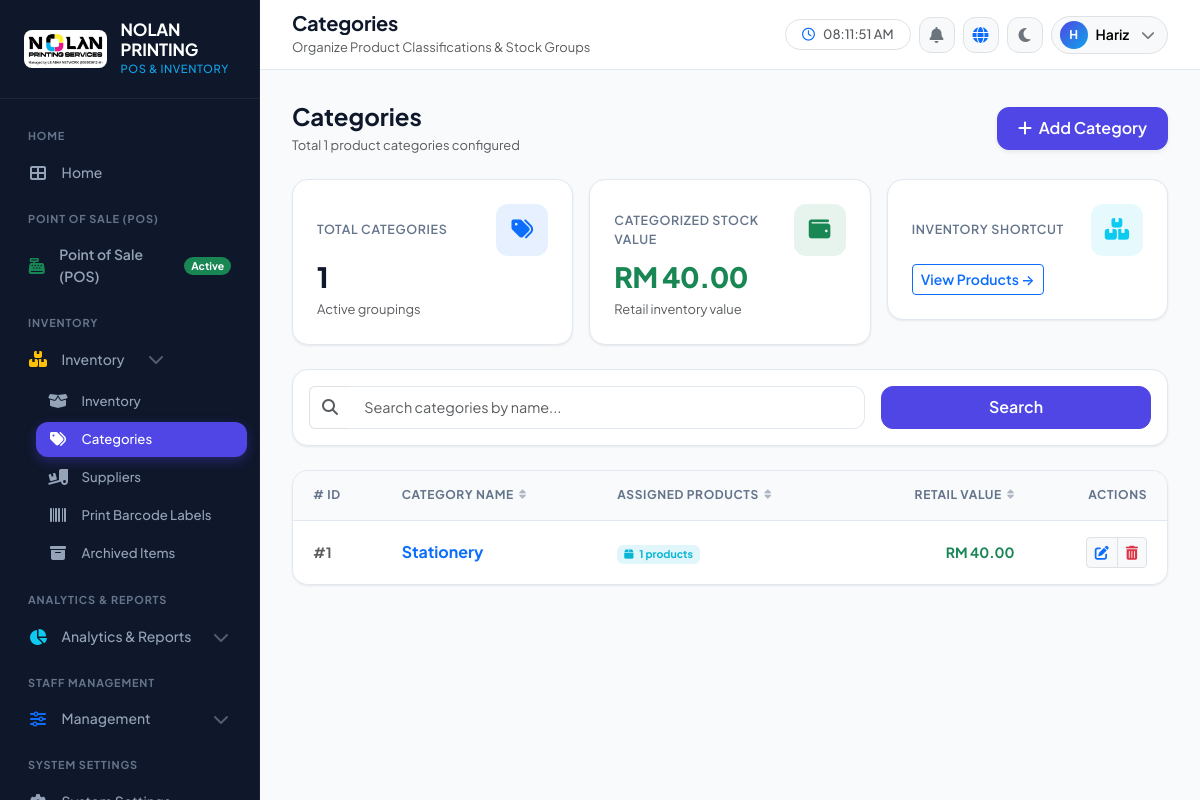
The page /legacy_php/categories.php (signed in) on the database its author committed.
### tables this page shows
CREATE TABLE `categories` (
  `id` int(11) NOT NULL,
  `name` varchar(100) NOT NULL,
  `created_at` timestamp NOT NULL DEFAULT current_timestamp()
);

### legacy_php/db.php (called while the page is built, shortened)
<?php
function __($key) {
    global $translations;
    $lang = $_SESSION['lang'] ?? 'en';
    return $translations[$lang][$key] ?? $key;
}

### legacy_php/categories.php (the view, shortened to what this page needs)
<?php
require 'db.php';
$role = $_SESSION['role'];
$search = trim($_GET['search'] ?? '');
$limit = 10;
$page = max(1, (int)($_GET['page'] ?? 1));
$offset = ($page - 1) * $limit;
$sort = $_GET['sort'] ?? 'c.name';
$order = strtoupper($_GET['order'] ?? 'ASC') === 'DESC' ? 'DESC' : 'ASC';
$conditions = [];
$params = [];
$whereClause = !empty($conditions) ? "WHERE " . implode(" AND ", $conditions) : "";
$countStmt = $pdo->prepare("SELECT COUNT(*) FROM categories c $whereClause");
$countStmt->execute($params);
$totalCategories = (int)$countStmt->fetchColumn();
$query = "SELECT c.*,
    COUNT(p.id) as product_count,
    COALESCE(SUM(p.stock * p.price), 0) as total_value,
    COALESCE(SUM(p.stock * p.cost_price), 0) as total_cost
    FROM categories c
    LEFT JOIN products p ON c.id = p.category_id AND p.status = 'active'
    $whereClause
    GROUP BY c.id
    ORDER BY $sort $order
    LIMIT $limit OFFSET $offset";
$stmt = $pdo->prepare($query);
$stmt->execute($params);
$categories = $stmt->fetchAll();
$totalAllValuation = (float)$pdo->query("SELECT SUM(stock * price) FROM products WHERE status = 'active' AND category_id IS NOT NULL")->fetchColumn();
?>
<!DOCTYPE html>
<html lang="<?= $_SESSION['lang'] ?? 'en' ?>">
<head>
    <link href="https://cdn.jsdelivr.net/npm/bootstrap@5.3.2/dist/css/bootstrap.min.css" rel="stylesheet">
    <link rel="stylesheet" href="https://cdnjs.cloudflare.com/ajax/libs/font-awesome/6.5.1/css/all.min.css">
    <link rel="stylesheet" href="assets/css/app.css">
</head>
<body>
    <div class="app-wrapper">
        <?php include 'sidebar.php'; ?>
        <div class="main-content-wrapper">
            <?php include 'header.php'; ?>
            <main class="content-body">
                <div class="d-flex flex-wrap justify-content-between align-items-center gap-3 mb-4">
                    <div>
                        <h4 class="fw-bold mb-1"><?= __('manage_categories') ?></h4>
                        <p class="text-muted small mb-0">Total <?= $totalCategories ?> product categories configured</p>
                    </div>
                    <div class="d-flex gap-2">
                        <button type="button" class="btn btn-primary shadow-sm" data-bs-toggle="modal" data-bs-target="#addCategoryModal">
                            <i class="fas fa-plus me-1"></i> Add Category
                        </button>
                    </div>
                </div>
                <div class="row g-3 mb-4">
                    <div class="col-md-4">
                        <div class="card-modern card-stat">
                            <div class="d-flex justify-content-between align-items-center mb-1">
                                <span class="stat-label">Total Categories</span>
                                <div class="stat-icon bg-primary bg-opacity-10 text-primary"><i class="fas fa-tags"></i></div>
                            </div>
                            <div class="stat-value"><?= $totalCategories ?></div>
                            <small class="text-muted">Active groupings</small>
                        </div>
                    </div>
                    <div class="col-md-4">
                        <div class="card-modern card-stat">
                            <div class="d-flex justify-content-between align-items-center mb-1">
                                <span class="stat-label">Categorized Stock Value</span>
                                <div class="stat-icon bg-success bg-opacity-10 text-success"><i class="fas fa-wallet"></i></div>
                            </div>
                            <div class="stat-value text-success">RM <?= number_format($totalAllValuation, 2) ?></div>
                            <small class="text-muted">Retail inventory value</small>
                        </div>
                    </div>
                    <div class="col-md-4">
                        <div class="card-modern card-stat">
                            <div class="d-flex justify-content-between align-items-center mb-1">
                                <span class="stat-label">Inventory Shortcut</span>
                                <div class="stat-icon bg-info bg-opacity-10 text-info"><i class="fas fa-boxes-stacked"></i></div>
                            </div>
                            <div class="mt-2">
                                <a href="inventory.php" class="btn btn-sm btn-outline-primary fw-semibold">View Products &rarr;</a>
                            </div>
                        </div>
                    </div>
                </div>
                <div class="card-modern p-3 mb-4">
                    <form method="GET" class="row g-3 align-items-center">
                        <div class="col-md-8">
                            <div class="input-group">
                                <span class="input-group-text bg-body border-end-0 text-muted"><i class="fas fa-search"></i></span>
                                <input type="text" name="search" class="form-control border-start-0" placeholder="Search categories by name..." value="<?= htmlspecialchars($search) ?>">
                            </div>
                        </div>
                        <div class="col-md-4 d-flex gap-2">
                            <button type="submit" class="btn btn-primary flex-grow-1">Search</button>
                        </div>
                    </form>
                </div>
                <div class="table-modern-wrapper">
                    <div class="table-responsive">
                        <table class="table table-modern">
                            <thead>
                                <tr>
                                    <th># ID</th>
                                    <th>
                                        <a href="?search=<?= urlencode($search) ?>&sort=c.name&order=<?= ($sort === 'c.name' && $order === 'ASC') ? 'DESC' : 'ASC' ?>">
                                            Category Name <i class="fas fa-sort small opacity-50"></i>
                                        </a>
                                    </th>
                                    <th>
                                        <a href="?search=<?= urlencode($search) ?>&sort=product_count&order=<?= ($sort === 'product_count' && $order === 'ASC') ? 'DESC' : 'ASC' ?>">
                                            Assigned Products <i class="fas fa-sort small opacity-50"></i>
                                        </a>
                                    </th>
                                    <th class="text-end">
                                        <a href="?search=<?= urlencode($search) ?>&sort=total_value&order=<?= ($sort === 'total_value' && $order === 'ASC') ? 'DESC' : 'ASC' ?>">
                                            Retail Value <i class="fas fa-sort small opacity-50"></i>
                                        </a>
                                    </th>
                                    <th class="text-end">Actions</th>
                                </tr>
                            </thead>
                            <tbody>
                                <?php if (empty($categories)): ?>
                                    <tr>
                                        <td colspan="5" class="text-center py-5 text-muted">
                                            <i class="fas fa-tags fa-3x opacity-25 mb-2 d-block"></i>
                                            No categories found. Click "Add Category" to create one.
                                        </td>
                                    </tr>
                                <?php else: ?>
                                    <?php foreach ($categories as $c): ?>
                                        <tr>
                                            <td class="fw-bold text-muted">#<?= $c['id'] ?></td>
                                            <td>
                                                <div class="fw-bold fs-6 text-primary">
                                                    <?= htmlspecialchars($c['name']) ?>
                                                </div>
                                            </td>
                                            <td>
                                                <a href="inventory.php?category=<?= $c['id'] ?>" class="badge badge-soft-info text-decoration-none">
                                                    <i class="fas fa-box me-1"></i> <?= $c['product_count'] ?> products
                                                </a>
                                            </td>
                                            <td class="text-end fw-bold text-success">
                                                RM <?= number_format((float)$c['total_value'], 2) ?>
                                            </td>
                                            <td class="text-end">
                                                <div class="btn-group btn-group-sm">
                                                    <button type="button" class="btn btn-light border text-primary" title="Edit Category" onclick="openEditCategory(<?= $c['id'] ?>, '<?= htmlspecialchars(addslashes($c['name'])) ?>')">
                                                        <i class="fas fa-edit"></i>
                                                    </button>
                                                    <?php if ($role === 'owner'): ?>
                                                        <button type="button" class="btn btn-light border text-danger" title="Delete Category" onclick="confirmDeleteCategory(<?= $c['id'] ?>, '<?= htmlspecialchars(addslashes($c['name'])) ?>')">
                                                            <i class="fas fa-trash-alt"></i>
                                                        </button>
                                                    <?php endif; ?>
                                                </div>
                                            </td>
                                        </tr>
                                    <?php endforeach; ?>
                                <?php endif; ?>
                            </tbody>
                        </table>
                    </div>
                </div>
            </main>
        </div>
    </div>
</body>
</html>

### assets/css/app.css (style rules this page uses)
:root { --brand-primary: #4f46e5; --brand-primary-hover: #4338ca; --brand-primary-light: rgba(79, 70, 229, 0.1); --brand-secondary: #0ea5e9; --brand-accent: #8b5cf6; --success: #10b981; --success-light: rgba(16, 185, 129, 0.12); --warning: #f59e0b; --warning-light: rgba(245, 158, 11, 0.12); --danger: #ef4444; --danger-light: rgba(239, 68, 68, 0.12); --info: #06b6d4; --info-light: rgba(6, 182, 212, 0.12); --bg-body: #f8fafc; --bg-surface: #ffffff; --bg-surface-elevated: #ffffff; --bg-sidebar: #0f172a; --bg-sidebar-active: #4f46e5; --bg-sidebar-hover: #1e293b; --text-main: #0f172a; --text-muted: #64748b; --text-light: #94a3b8; --text-inverse: #f8fafc; --border-color: #e2e8f0; --border-focus: #4f46e5; --sidebar-width: 260px; --topbar-height: 70px; --shadow-sm: 0 1px 3px rgba(0, 0, 0, 0.05), 0 1px 2px rgba(0, 0, 0, 0.03); --shadow-md: 0 4px 6px -1px rgba(0, 0, 0, 0.07), 0 2px 4px -1px rgba(0, 0, 0, 0.04); --shadow-lg: 0 10px 15px -3px rgba(0, 0, 0, 0.08), 0 4px 6px -2px rgba(0, 0, 0, 0.03); --shadow-xl: 0 20px 25px -5px rgba(0, 0, 0, 0.1), 0 10px 10px -5px rgba(0, 0, 0, 0.04); --radius-sm: 8px; --radius-md: 12px; --radius-lg: 16px; --radius-xl: 20px; --radius-full: 9999px; --transition-fast: 0.15s ease; --transition-normal: 0.25s ease; }
* { box-sizing: border-box; margin: 0; padding: 0; }
body { font-family: 'Plus Jakarta Sans', -apple-system, BlinkMacSystemFont, sans-serif; background-color: var(--bg-body); color: var(--text-main); font-size: 0.925rem; line-height: 1.55; -webkit-font-smoothing: antialiased; transition: background-color var(--transition-normal), color var(--transition-normal); }
.app-wrapper { display: flex; min-height: 100vh; width: 100%; }
.main-content-wrapper { margin-left: var(--sidebar-width); flex-grow: 1; display: flex; flex-direction: column; min-width: 0; transition: margin-left var(--transition-normal); }
.content-body { padding: 2rem; flex-grow: 1; }
.card-modern { background: var(--bg-surface); border: 1px solid var(--border-color); border-radius: var(--radius-lg); box-shadow: var(--shadow-sm); transition: transform var(--transition-fast), box-shadow var(--transition-fast), border-color var(--transition-fast); }
.card-stat { padding: 1.5rem; position: relative; overflow: hidden; }
.card-stat .stat-icon { width: 52px; height: 52px; border-radius: var(--radius-md); display: flex; align-items: center; justify-content: center; font-size: 1.35rem; flex-shrink: 0; }
.card-stat .stat-value { font-size: 1.75rem; font-weight: 800; letter-spacing: -0.02em; line-height: 1.2; margin-bottom: 0.2rem; }
.card-stat .stat-label { font-size: 0.78rem; font-weight: 600; text-transform: uppercase; letter-spacing: 0.05em; color: var(--text-muted); }
.table-modern-wrapper { background: var(--bg-surface); border: 1px solid var(--border-color); border-radius: var(--radius-lg); box-shadow: var(--shadow-sm); overflow: hidden; }
.table-modern { width: 100%; margin-bottom: 0; border-collapse: separate; border-spacing: 0; }
.table-modern thead th { background: var(--bg-body); color: var(--text-muted); font-size: 0.75rem; font-weight: 700; text-transform: uppercase; letter-spacing: 0.05em; padding: 0.95rem 1.25rem; border-bottom: 1px solid var(--border-color); border-top: none; white-space: nowrap; }
.table-modern thead th a { color: inherit; text-decoration: none; display: inline-flex; align-items: center; gap: 0.35rem; }
.table-modern tbody td { padding: 1rem 1.25rem; vertical-align: middle; border-bottom: 1px solid var(--border-color); color: var(--text-main); font-size: 0.88rem; }
.table-modern tbody tr:last-child td { border-bottom: none; }
.table-modern tbody tr { transition: background-color var(--transition-fast); }
.badge-soft-info { background: var(--info-light); color: var(--info); }
.btn-primary { background: var(--brand-primary); border-color: var(--brand-primary); font-weight: 600; border-radius: var(--radius-md); padding: 0.55rem 1.25rem; transition: all var(--transition-fast); }
.form-control, .form-select { border-radius: var(--radius-md); border: 1px solid var(--border-color); background-color: var(--bg-surface); color: var(--text-main); padding: 0.6rem 0.95rem; font-size: 0.9rem; transition: border-color var(--transition-fast), box-shadow var(--transition-fast); }

### rows shown on the page
categories: id "1", name "Stationery", product_count "1", total_value "40.00"

### other values the page prints
__('home') "HOME"
__('home') "Home"
__('pos') "POINT OF SALE (POS)"
__('pos') "Point of Sale (POS)"
__('inventory') "INVENTORY"
__('inventory') "Inventory"
__('manage_categories') "Categories"
__('suppliers') "Suppliers"
__('print_barcodes') "Print Barcode Labels"
__('archived_products') "Archived Items"
__('analytics') "ANALYTICS & REPORTS"
__('analytics') "Analytics & Reports"
__('staff') "STAFF MANAGEMENT"
__('settings') "SYSTEM SETTINGS"
$pageTitle "Categories"
